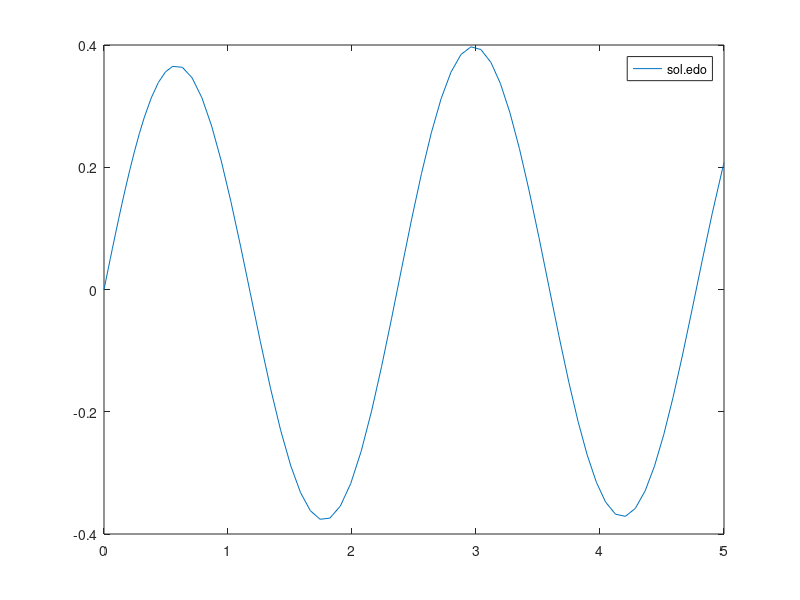

This chart was generated by the following MATLAB code:
function Ejemplo10p7

%ejercicio 10.7

close all

%hacemos en papel el cambio de variable

%escribimos segundo miembro del sistema equivalente
F=@(t,z) [z(2);-7*sin(z(1))-0.1*cos(t)];

z0=[0;1];

%resolvemos numericamente
[ts,zs]=ode45(F,[0,5],z0);

%lo que realmente me estan pidiendo es y. En ESTE CASO ES z1=y

% sol de la edo
ys = zs(:,1);

%representacion grafica de la sol de la edo
plot(ts,ys)
shg
legend('sol.edo')